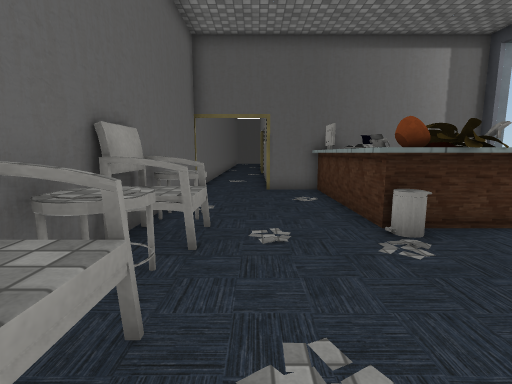
view 1 (above)

24 first-person views from a walk through a 3-D level made in the Unity game engine. The camera is 1.5 m above the floor, tilts 8° down and sees 85° across. Doors are open. The floor is counted in squares, 1 m on a side. Each view is taken from the middle of a square. On the plan, view 1 faces up. The plan holds only what a view shows up to about 14 squares ahead; the rest is blank. The place goes on beyond the plan. The player is left out. Some surface patterns are stand-ins.

view 2
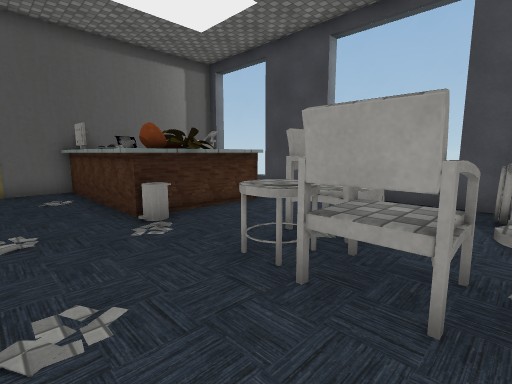

view 3
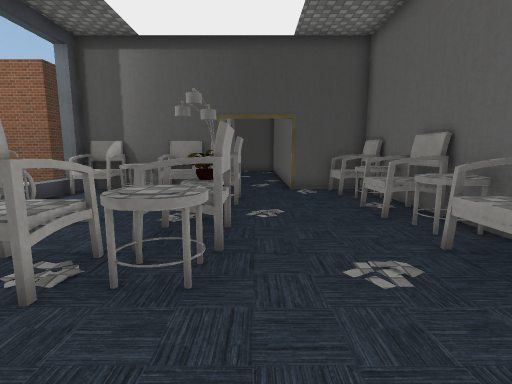

view 4
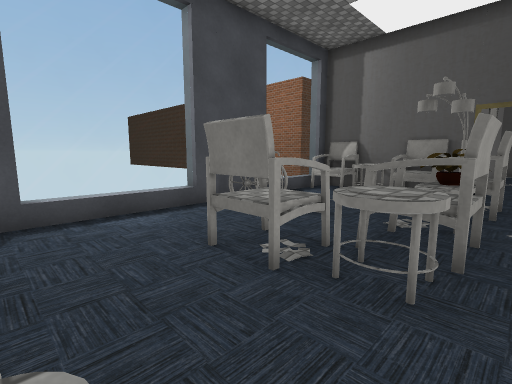

view 5
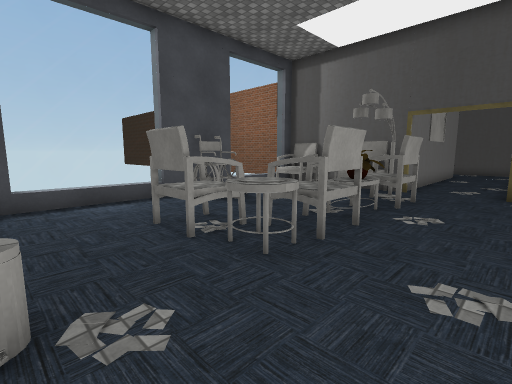

view 6
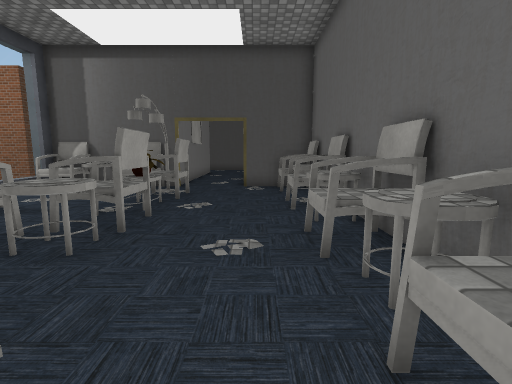

view 7
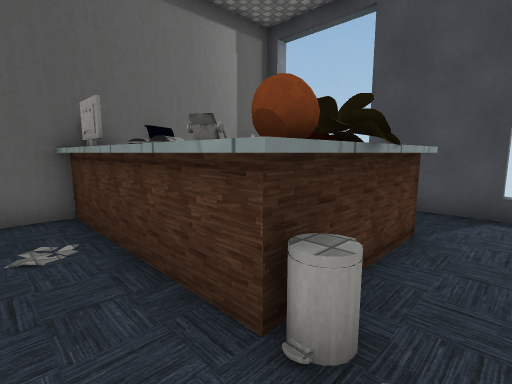

view 8
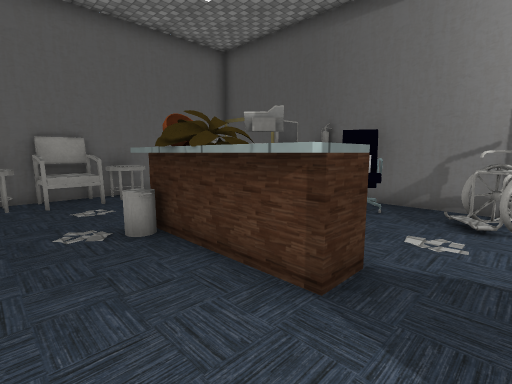

view 9
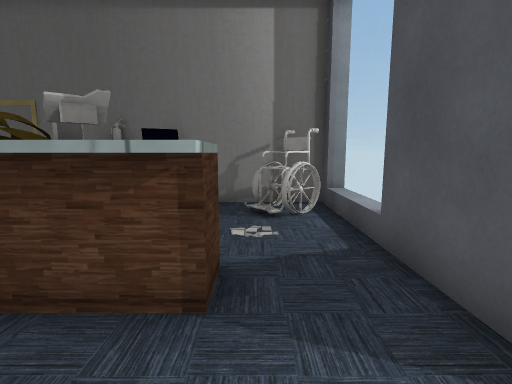

view 10
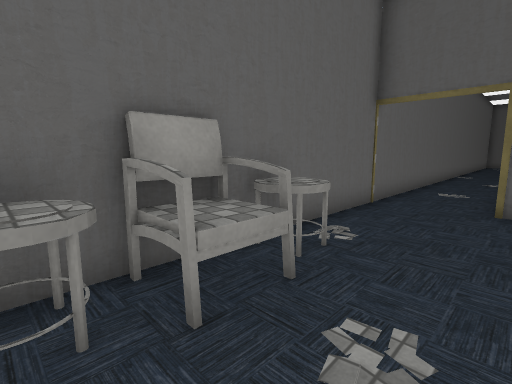

view 11
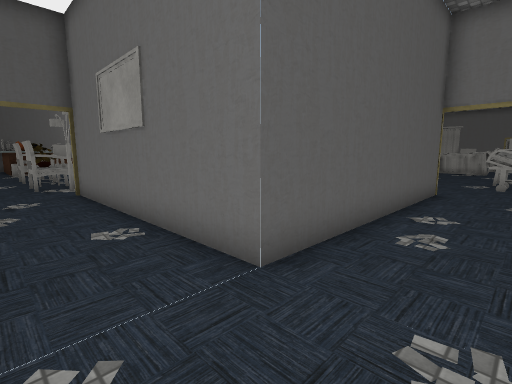

view 12
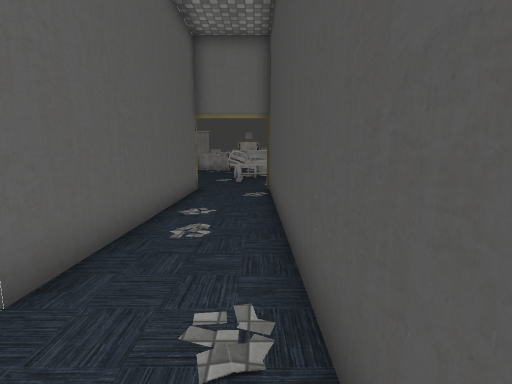

view 13
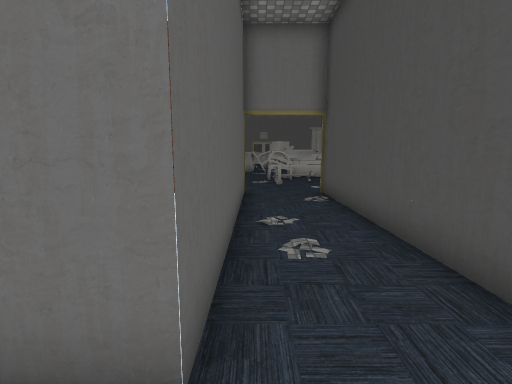

view 14
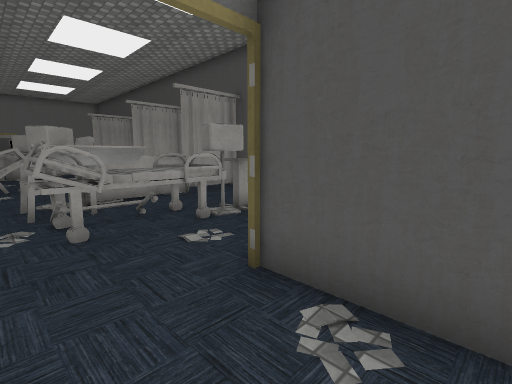

view 15
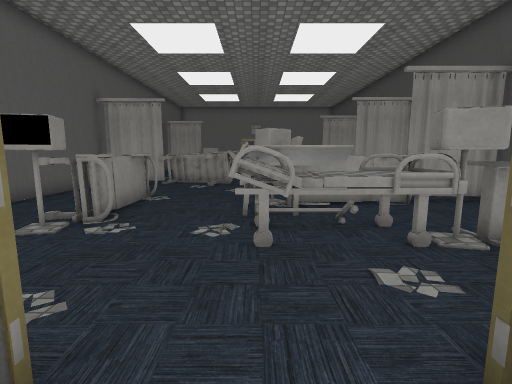

view 16
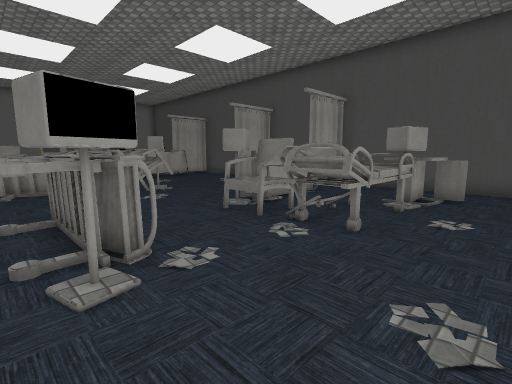

view 17
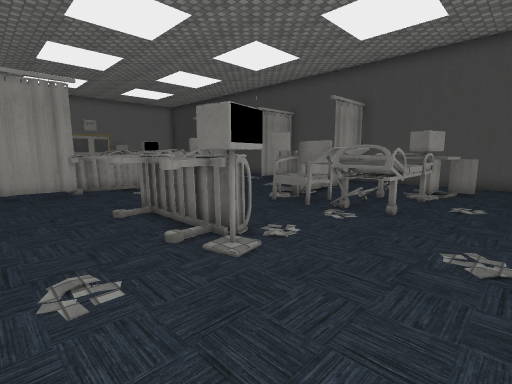

view 18
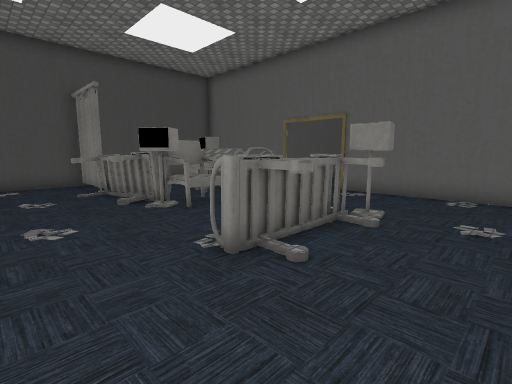

view 19
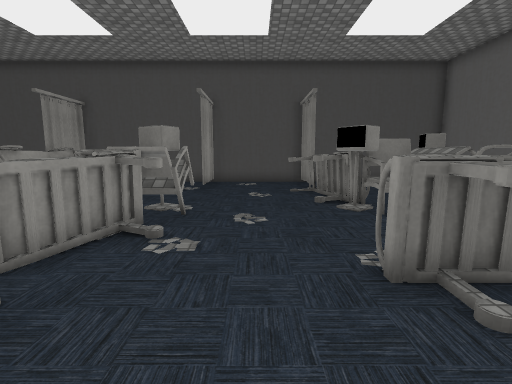

view 20
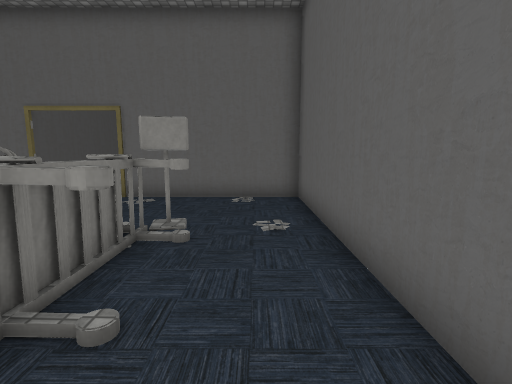

view 21
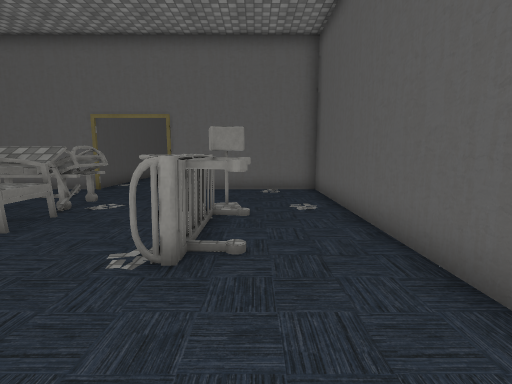

view 22
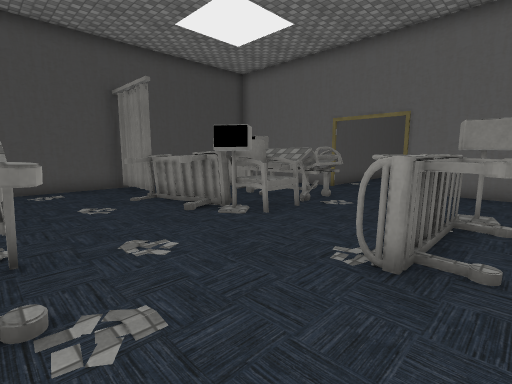

view 23
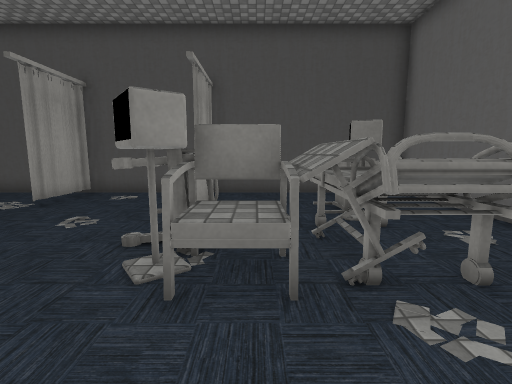

view 24
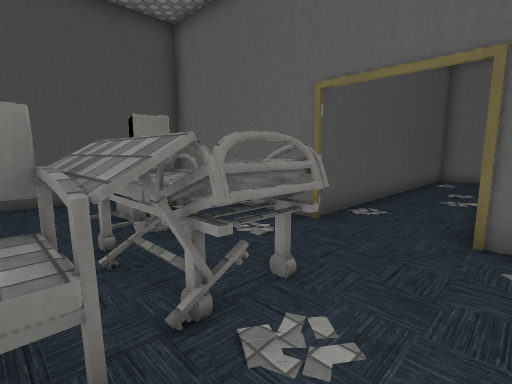

### Floor plan
Points are (right, up) in squares from view 1. A wall is a line through its corners. A room is listed if a view was taken in it or the views show most of it. See-through windows are left out.
Room 1 (views 1, 2, 3, 4, 5, 6, 7, 8, 9, 10)
walls: (6.5, 6.5) (6.5, 5.2) (2.3, 5.2) (2.3, 11.5); (3.5, -6.5) (9.1, -6.5); (9.1, 11.5) (0.4, 11.5); (-2.5, 11.5) (-2.5, -6.5) (0.5, -6.5)
ways out: open door at (2, -6.5) to room 2; open door at (-1, 11.5)
objects: chair (-2, -6) to (-1, -5); other object (-2, -4) to (-1, -3); chair (-2, -2) to (-1, -2); other object (-2, -1) to (-1, 0); chair (-2, 1) to (-1, 2); other object (-2, 3) to (-1, 4); chair (-2, 4) to (-1, 5); other object (-2, 6) to (-1, 7); chair (3, -4) to (4, -3); plant (3, -2) to (4, -1); chair (3, 0) to (4, 0); other object (3, 1) to (4, 2); bin (3, 5); other object (3, 7); other object (3, 8); monitor (3, 10); other object (3, 11); chair (4, -6) to (5, -5); lamp (4, -5); other object (4, -1); chair (4, 10) to (5, 11); chair (5, 1) to (6, 2); other object (6, -6) to (7, -5); other object (7, -2) to (8, -1); other object (7, 10) to (8, 11); chair (8, -6) to (8, -5); other object (9, -6); other object (9, -5); other object (9, -4); other object (9, -3); other object (9, -2); other object (9, -1); other object (9, 0); other object (9, 1); other object (9, 2); other object (9, 3); other object (9, 4); other object (9, 5); other object (9, 6); other object (9, 7); other object (9, 8); other object (9, 9); other object (9, 10); other object (9, 11); other object (10, -2); other object (10, -1); other object (10, 0); other object (10, 5); other object (10, 6); other object (10, 7)
Room 2 (views 11, 12, 13, 14, 15)
walls: (0.5, -16.7) (0.5, -17.6); (1.5, -18.6) (12.5, -18.6); (0.5, -6.5) (0.5, -8.9); (12.5, -15.6) (3.5, -15.6) (3.5, -6.5)
ways out: open door at (2, -6.5) to room 1; open door at (12.5, -17) to room 3
Room 3 (views 16, 17, 18, 19, 20, 21, 22, 23, 24)
walls: (16.7, -13.2) (16.1, -13.3) (15.9, -12.4) (16.5, -12.3) (16.6, -12.7); (12.5, -18.6) (12.5, -24.6) (24.4, -24.6); (25.1, -9.5) (12.5, -9.5) (12.5, -15.6)
ways out: open door at (12.5, -17) to room 2
objects: chair (15, -22) to (16, -21); monitor (15, -20) to (16, -20); bed (15, -20) to (17, -17); table (17, -19) to (18, -17); bed (17, -14) to (20, -12); chair (18, -17); bed (19, -21) to (21, -19); monitor (19, -18) to (20, -17); curtain (20, -22); curtain (24, -23) to (24, -22); monitor (24, -18) to (25, -17); chair (24, -16) to (25, -16); bed (24, -15) to (25, -13); curtain (25, -12)

Positions as (right, up) in squares from view 1, and headings:
1: (0, 0), facing up
2: (0, -1), facing up-right
3: (2, 5), facing down
4: (2, 5), facing down-right
5: (0, 5), facing down-right
6: (0, 6), facing down
7: (1, 4), facing up-right
8: (8, 3), facing up-left
9: (7, 3), facing up
10: (1, 3), facing up-left
11: (1, -18), facing up-right
12: (1, -18), facing right
13: (2, -16), facing right
14: (10, -16), facing down-right
15: (11, -17), facing right
16: (13, -12), facing down-right
17: (13, -10), facing down-right
18: (23, -10), facing down-left
19: (22, -10), facing down
20: (22, -11), facing left
21: (24, -12), facing left
22: (24, -12), facing down-left
23: (18, -14), facing down
24: (18, -15), facing down-left
